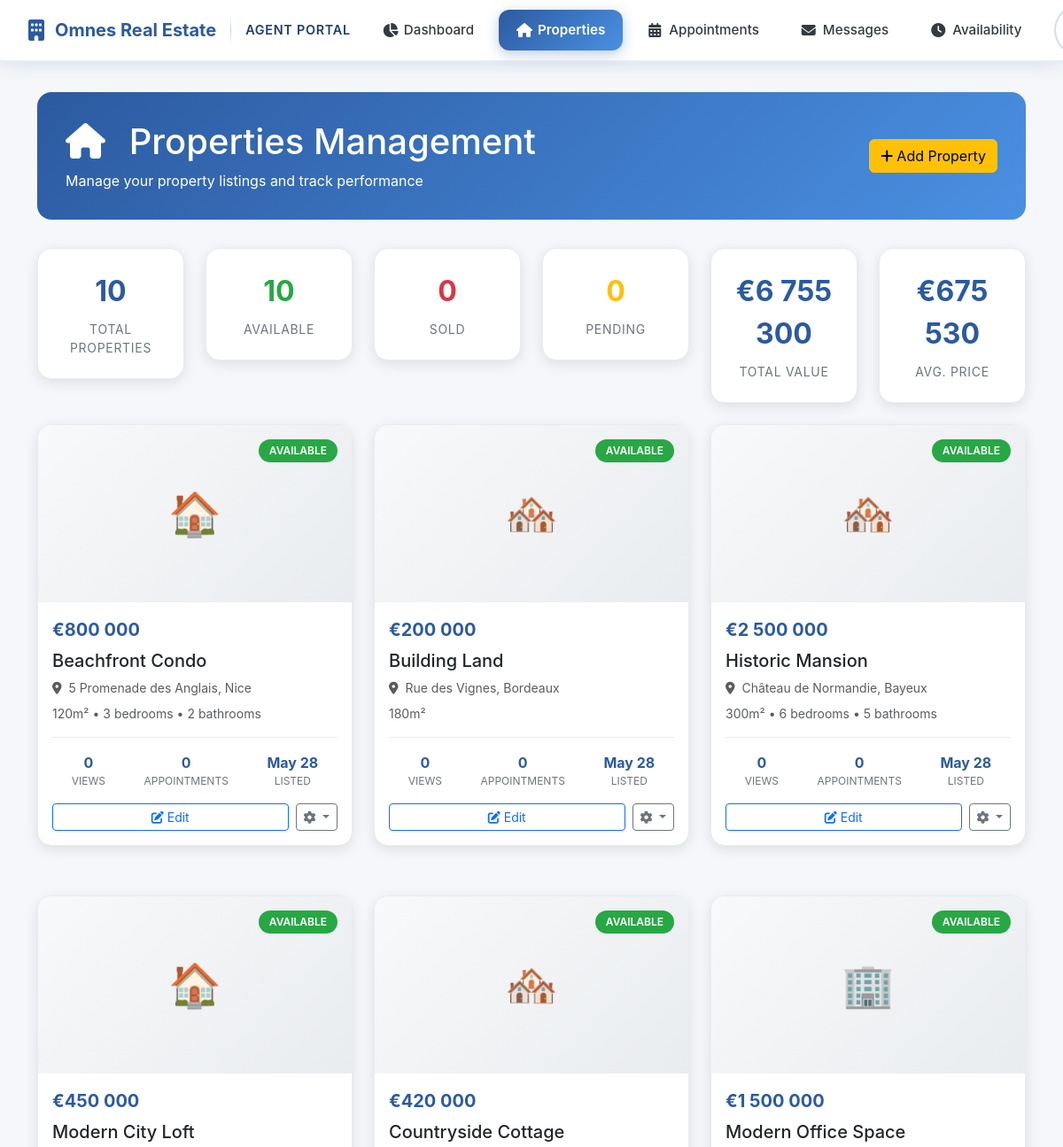
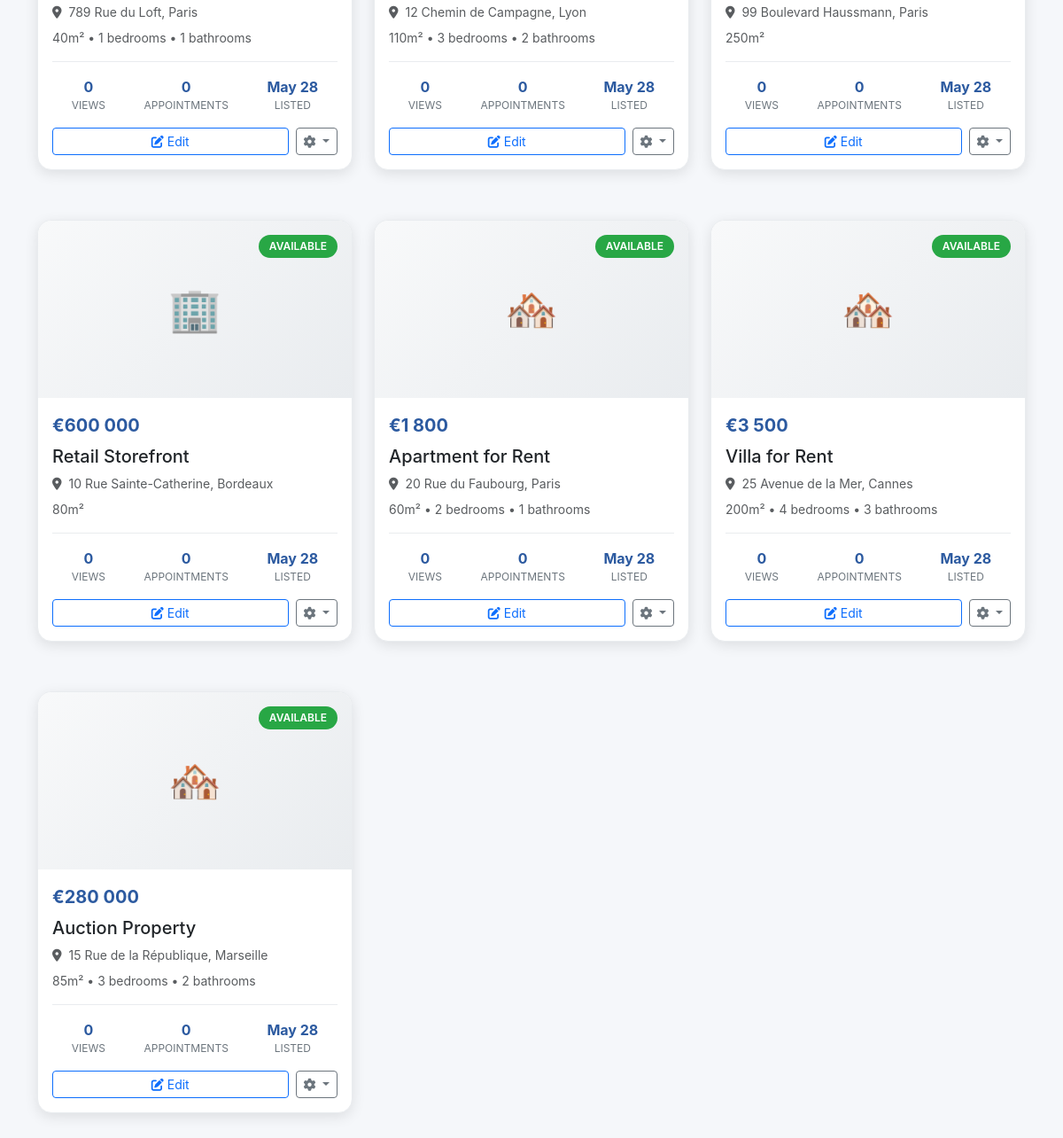
The page /src/agent/manage_properties.php (signed in) on the database its author committed (2 pictures, top to bottom).
### tables this page shows
CREATE TABLE IF NOT EXISTS `properties` (
  `id` int NOT NULL AUTO_INCREMENT,
  `agent_id` int NOT NULL,
  `title` varchar(255) NOT NULL,
  `description` text NOT NULL,
  `images` json DEFAULT NULL,
  `price` decimal(12,2) NOT NULL,
  `property_type` enum('house','apartment','land','commercial','rental','auction') NOT NULL,
  `status` enum('available','pending','sold','rented','withdrawn') DEFAULT 'available',
  `address_line1` varchar(255) NOT NULL,
  `city` varchar(100) NOT NULL,
  `state` varchar(100) DEFAULT NULL,
  `postal_code` varchar(20) DEFAULT NULL,
  `country` varchar(100) DEFAULT 'France',
  `bedrooms` int DEFAULT '0',
  `bathrooms` int DEFAULT '0',
  `year_built` int DEFAULT '0',
  `living_area` int NOT NULL DEFAULT '0',
  `has_parking` tinyint(1) DEFAULT '0',
  `parking_spaces` int DEFAULT '0',
  `has_garden` tinyint(1) DEFAULT '0',
  `created_at` timestamp NULL DEFAULT CURRENT_TIMESTAMP,
  `updated_at` timestamp NULL DEFAULT CURRENT_TIMESTAMP ON UPDATE CURRENT_TIMESTAMP,
  PRIMARY KEY (`id`),
  KEY `agent_id` (`agent_id`)
);

### src/agent/manage_properties.php (the view, shortened to what this page needs)
<?php
require_once '../config/database.php';
$db = $pdo;
$action = $_GET['action'] ?? 'list';
$properties = [];
try {
    $query = "SELECT p.*,
                     (SELECT COUNT(*) FROM appointments WHERE property_id = p.id) as appointment_count
              FROM properties p
              WHERE p.agent_id = :agent_id
              ORDER BY p.created_at DESC";
    $stmt = $db->prepare($query);
    $stmt->execute(['agent_id' => $_SESSION['user_id']]);
    $properties = $stmt->fetchAll(PDO::FETCH_ASSOC);
} catch (Exception $e) {
    error_log("Properties fetch error: " . $e->getMessage());
    $properties = [];
}
$stats = [
    'total_properties' => count($properties),
    'available_properties' => count(array_filter($properties, fn($p) => $p['status'] === 'available')),
    'sold_properties' => count(array_filter($properties, fn($p) => $p['status'] === 'sold')),
    'pending_properties' => count(array_filter($properties, fn($p) => $p['status'] === 'pending')),
    'total_value' => array_sum(array_column($properties, 'price')),
    'avg_price' => count($properties) > 0 ? array_sum(array_column($properties, 'price')) / count($properties) : 0
];
?>
<!DOCTYPE html>
<html lang="en">
<head>
    <link href="https://cdnjs.cloudflare.com/ajax/libs/bootstrap/5.3.0/css/bootstrap.min.css" rel="stylesheet">
    <link href="https://cdnjs.cloudflare.com/ajax/libs/font-awesome/6.4.0/css/all.min.css" rel="stylesheet">
    <link href="../assets/css/agent_navigation.css" rel="stylesheet">
</head>
<body data-user-role="agent">
    <?php include '../includes/agent_navigation.php'; ?>
    <div class="container mt-4">
        <div class="page-header">
            <div class="row align-items-center">
                <div class="col-md-8">
                    <h1 class="mb-2">
                        <i class="fas fa-home me-3"></i>
                        <?php if ($action === 'add'): ?>
                            Add New Property
                        <?php elseif ($action === 'edit'): ?>
                            Edit Property
                        <?php else: ?>
                            Properties Management
                        <?php endif; ?>
                    </h1>
                    <p class="mb-0 opacity-90">
                        <?php if ($action === 'list'): ?>
                            Manage your property listings and track performance
                        <?php else: ?>
                            Complete the form below to <?= $action === 'add' ? 'add a new' : 'update this' ?> property
                        <?php endif; ?>
                    </p>
                </div>
                <div class="col-md-4 text-end">
                    <?php if ($action === 'list'): ?>
                        <a href="?action=add" class="btn btn-warning">
                            <i class="fas fa-plus me-1"></i>Add Property
                        </a>
                    <?php else: ?>
                        <a href="manage_properties.php" class="btn btn-light">
                            <i class="fas fa-list me-2"></i>Back to List
                        </a>
                    <?php endif; ?>
                </div>
            </div>
        </div>
        <?php if ($action === 'list'): ?>
            <div class="row mb-4">
                <div class="col-md-2">
                    <div class="stats-card">
                        <div class="stats-value primary"><?= $stats['total_properties'] ?></div>
                        <div class="stats-label">Total Properties</div>
                    </div>
                </div>
                <div class="col-md-2">
                    <div class="stats-card">
                        <div class="stats-value success"><?= $stats['available_properties'] ?></div>
                        <div class="stats-label">Available</div>
                    </div>
                </div>
                <div class="col-md-2">
                    <div class="stats-card">
                        <div class="stats-value danger"><?= $stats['sold_properties'] ?></div>
                        <div class="stats-label">Sold</div>
                    </div>
                </div>
                <div class="col-md-2">
                    <div class="stats-card">
                        <div class="stats-value warning"><?= $stats['pending_properties'] ?></div>
                        <div class="stats-label">Pending</div>
                    </div>
                </div>
                <div class="col-md-2">
                    <div class="stats-card">
                        <div class="stats-value primary">€<?= number_format($stats['total_value'], 0, ',', ' ') ?></div>
                        <div class="stats-label">Total Value</div>
                    </div>
                </div>
                <div class="col-md-2">
                    <div class="stats-card">
                        <div class="stats-value primary">€<?= number_format($stats['avg_price'], 0, ',', ' ') ?></div>
                        <div class="stats-label">Avg. Price</div>
                    </div>
                </div>
            </div>
            <?php if (!empty($properties)): ?>
                <div class="row">
                    <?php foreach ($properties as $prop): ?>
                        <div class="col-lg-4 col-md-6 mb-4">
                            <div class="property-card">
                                <div class="property-image">
                                    <?= $prop['property_type'] === 'apartment' ? '🏠' : ($prop['property_type'] === 'commercial' ? '🏢' : '🏘️') ?>
                                    <div class="property-status status-<?= $prop['status'] ?>">
                                        <?= ucfirst($prop['status']) ?>
                                    </div>
                                </div>
                                <div class="p-3">
                                    <div class="property-price mb-2">€<?= number_format($prop['price'], 0, ',', ' ') ?></div>
                                    <h5 class="mb-2"><?= htmlspecialchars($prop['title']) ?></h5>
                                    <p class="text-muted small mb-2">
                                        <i class="fas fa-map-marker-alt me-1"></i>
                                        <?= htmlspecialchars($prop['address_line1'] . ', ' . $prop['city']) ?>
                                    </p>
                                    <p class="text-muted small mb-3">
                                        <?php if ($prop['living_area']): ?>
                                            <?= $prop['living_area'] ?>m²
                                        <?php endif; ?>
                                        <?php if ($prop['bedrooms']): ?>
                                            • <?= $prop['bedrooms'] ?> bedrooms
                                        <?php endif; ?>
                                        <?php if ($prop['bathrooms']): ?>
                                            • <?= $prop['bathrooms'] ?> bathrooms
                                        <?php endif; ?>
                                    </p>
                                    <div class="property-stats">
                                        <div class="property-stat">
                                            <div class="property-stat-value">0</div>
                                            <div class="property-stat-label">Views</div>
                                        </div>
                                        <div class="property-stat">
                                            <div class="property-stat-value"><?= $prop['appointment_count'] ?? 0 ?></div>
                                            <div class="property-stat-label">Appointments</div>
                                        </div>
                                        <div class="property-stat">
                                            <div class="property-stat-value"><?= date('M d', strtotime($prop['created_at'])) ?></div>
                                            <div class="property-stat-label">Listed</div>
                                        </div>
                                    </div>
                                    <div class="d-flex gap-2 mt-3">
                                        <a href="?action=edit&id=<?= $prop['id'] ?>" class="btn btn-outline-primary btn-sm flex-fill">
                                            <i class="fas fa-edit"></i> Edit
                                        </a>
                                        <div class="dropdown">
                                            <button class="btn btn-outline-secondary btn-sm dropdown-toggle" data-bs-toggle="dropdown">
                                                <i class="fas fa-cog"></i>
                                            </button>
                                        </div>
                                    </div>
                                </div>
                            </div>
                        </div>
                    <?php endforeach; ?>
                </div>
            <?php endif; ?>
        <?php endif; ?>
    </div>
</body>
</html>

### src/assets/css/agent_navigation.css (style rules this page uses)
:root { --agent-primary: #2c5aa0; --agent-secondary: #4a90e2; --agent-accent: #1e3d72; --agent-success: #28a745; --agent-warning: #ffc107; --agent-danger: #dc3545; --agent-light: #f8f9fa; --agent-dark: #343a40; --nav-height: 70px; --nav-shadow: 0 2px 20px rgba(44, 90, 160, 0.15); --nav-backdrop: rgba(255, 255, 255, 0.95); }

### src/agent/manage_properties.php (style rules this page uses)
:root { --agent-primary: #2c5aa0; --agent-secondary: #4a90e2; --agent-success: #28a745; --agent-warning: #ffc107; --agent-danger: #dc3545; }
body { background: #f5f7fa; font-family: -apple-system, BlinkMacSystemFont, 'Segoe UI', Roboto, sans-serif; padding-top: 80px; }
.page-header { background: linear-gradient(135deg, var(--agent-primary) 0%, var(--agent-secondary) 100%); color: white; padding: 2rem; border-radius: 1rem; margin-bottom: 2rem; }
.stats-card { background: white; border-radius: 1rem; padding: 1.5rem; box-shadow: 0 4px 15px rgba(0, 0, 0, 0.1); border: 1px solid #e9ecef; text-align: center; transition: all 0.3s ease; }
.stats-value { font-size: 2rem; font-weight: 700; margin-bottom: 0.5rem; }
.stats-label { color: #6c757d; font-size: 0.875rem; text-transform: uppercase; letter-spacing: 0.05em; }
.stats-value.primary { color: var(--agent-primary); }
.stats-value.success { color: var(--agent-success); }
.stats-value.warning { color: var(--agent-warning); }
.stats-value.danger { color: var(--agent-danger); }
.property-card { background: white; border-radius: 1rem; box-shadow: 0 4px 15px rgba(0, 0, 0, 0.1); border: 1px solid #e9ecef; overflow: hidden; transition: all 0.3s ease; margin-bottom: 2rem; }
.property-image { height: 200px; background: linear-gradient(135deg, #f8f9fa 0%, #e9ecef 100%); display: flex; align-items: center; justify-content: center; font-size: 3rem; color: #6c757d; position: relative; }
.property-status { position: absolute; top: 1rem; right: 1rem; padding: 0.25rem 0.75rem; border-radius: 1rem; font-size: 0.75rem; font-weight: 600; text-transform: uppercase; }
.status-available { background: var(--agent-success); color: white; }
.property-price { color: var(--agent-primary); font-weight: 700; font-size: 1.25rem; }
.property-stats { display: flex; justify-content: space-around; margin-top: 1rem; padding-top: 1rem; border-top: 1px solid #e9ecef; }
.property-stat { text-align: center; }
.property-stat-value { font-weight: 700; color: var(--agent-primary); }
.property-stat-label { font-size: 0.75rem; color: #6c757d; text-transform: uppercase; }

### rows shown on the page
properties: id "10", status "AVAILABLE", price "1 500 000", title "Modern Office Space", address_line1+city "99 Boulevard Haussmann, Paris", living_area "250", appointment_count "0", created_at "May 28"
properties: status "AVAILABLE", price "800 000", title "Beachfront Condo", address_line1+city "5 Promenade des Anglais, Nice", living_area "120", bedrooms "3", bathrooms "2", appointment_count "0", created_at "May 28"
properties: status "AVAILABLE", price "200 000", title "Building Land", address_line1+city "Rue des Vignes, Bordeaux", living_area "180", appointment_count "0", created_at "May 28"
properties: status "AVAILABLE", price "2 500 000", title "Historic Mansion", address_line1+city "Château de Normandie, Bayeux", living_area "300", bedrooms "6", bathrooms "5", appointment_count "0", created_at "May 28"
properties: status "AVAILABLE", price "450 000", title "Modern City Loft", address_line1+city "789 Rue du Loft, Paris", living_area "40", bedrooms "1", bathrooms "1", appointment_count "0", created_at "May 28"
properties: status "AVAILABLE", price "420 000", title "Countryside Cottage", address_line1+city "12 Chemin de Campagne, Lyon", living_area "110", bedrooms "3", bathrooms "2", appointment_count "0", created_at "May 28"
properties: status "AVAILABLE", price "600 000", title "Retail Storefront", address_line1+city "10 Rue Sainte-Catherine, Bordeaux", living_area "80", appointment_count "0", created_at "May 28"
properties: status "AVAILABLE", price "1 800", title "Apartment for Rent", address_line1+city "20 Rue du Faubourg, Paris", living_area "60", bedrooms "2", bathrooms "1", appointment_count "0", created_at "May 28"
properties: status "AVAILABLE", price "3 500", title "Villa for Rent", address_line1+city "25 Avenue de la Mer, Cannes", living_area "200", bedrooms "4", bathrooms "3", appointment_count "0", created_at "May 28"
properties: status "AVAILABLE", price "280 000", title "Auction Property", address_line1+city "15 Rue de la République, Marseille", living_area "85", bedrooms "3", bathrooms "2", appointment_count "0", created_at "May 28"

### other values the page prints
$item['label'] "Dashboard"
$item['label'] "Properties"
$item['label'] "Appointments"
$item['label'] "Messages"
$item['label'] "Availability"
$stats['sold_properties'] "0"
$stats['pending_properties'] "0"
$stats['total_value'] "6 755 300"
$stats['avg_price'] "675 530"
